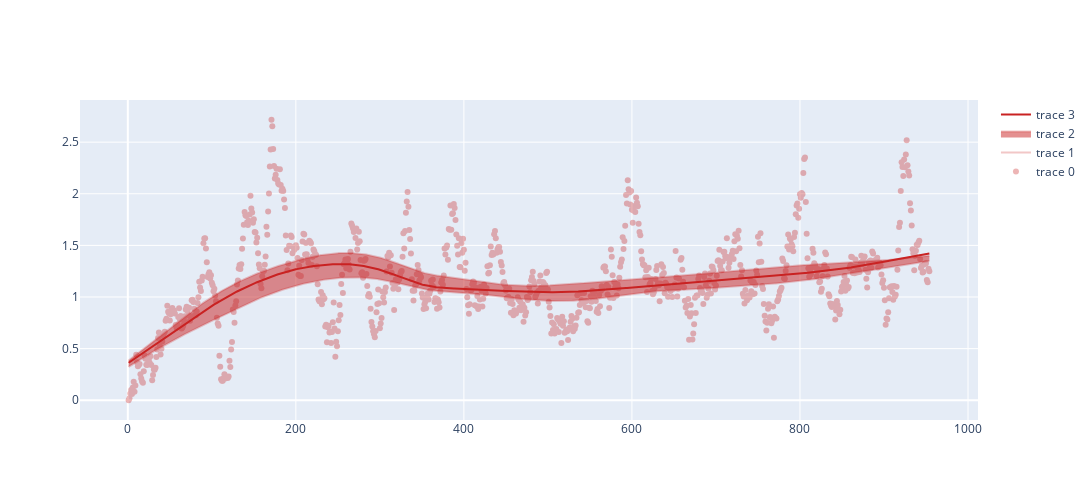

The notebook cell this image was saved under:
### Code cell
fig1.show()

### Figure 1 — Plotly figure (JSON) as saved in the notebook; plotly's stock layout.template omitted (floating-point values rounded to 4 significant figures; data arrays with more than 128 entries replaced by an {"elided": "..."} marker saying what was removed)
{"data": [{"marker": {"color": "rgba(201, 34, 34, 1)"}, "mode": "markers", "opacity": 0.33, "type": "scatter", "x": {"elided": "954 int values"}, "y": {"elided": "954 float values"}}, {"marker": {"color": "rgba(201, 34, 34, 0.25)"}, "opacity": 0.1, "type": "scatter", "x": {"elided": "954 int values"}, "y": {"elided": "954 float values"}}, {"fill": "tonexty", "marker": {"color": "rgba(201, 34, 34, 0.25)"}, "opacity": 0.1, "type": "scatter", "x": {"elided": "954 int values"}, "y": {"elided": "954 float values"}}, {"marker": {"color": "rgba(201, 34, 34, 1)"}, "mode": "lines", "type": "scatter", "x": {"elided": "954 int values"}, "y": {"elided": "954 float values"}}], "layout": {"autosize": false, "height": 500, "width": 1600}}
